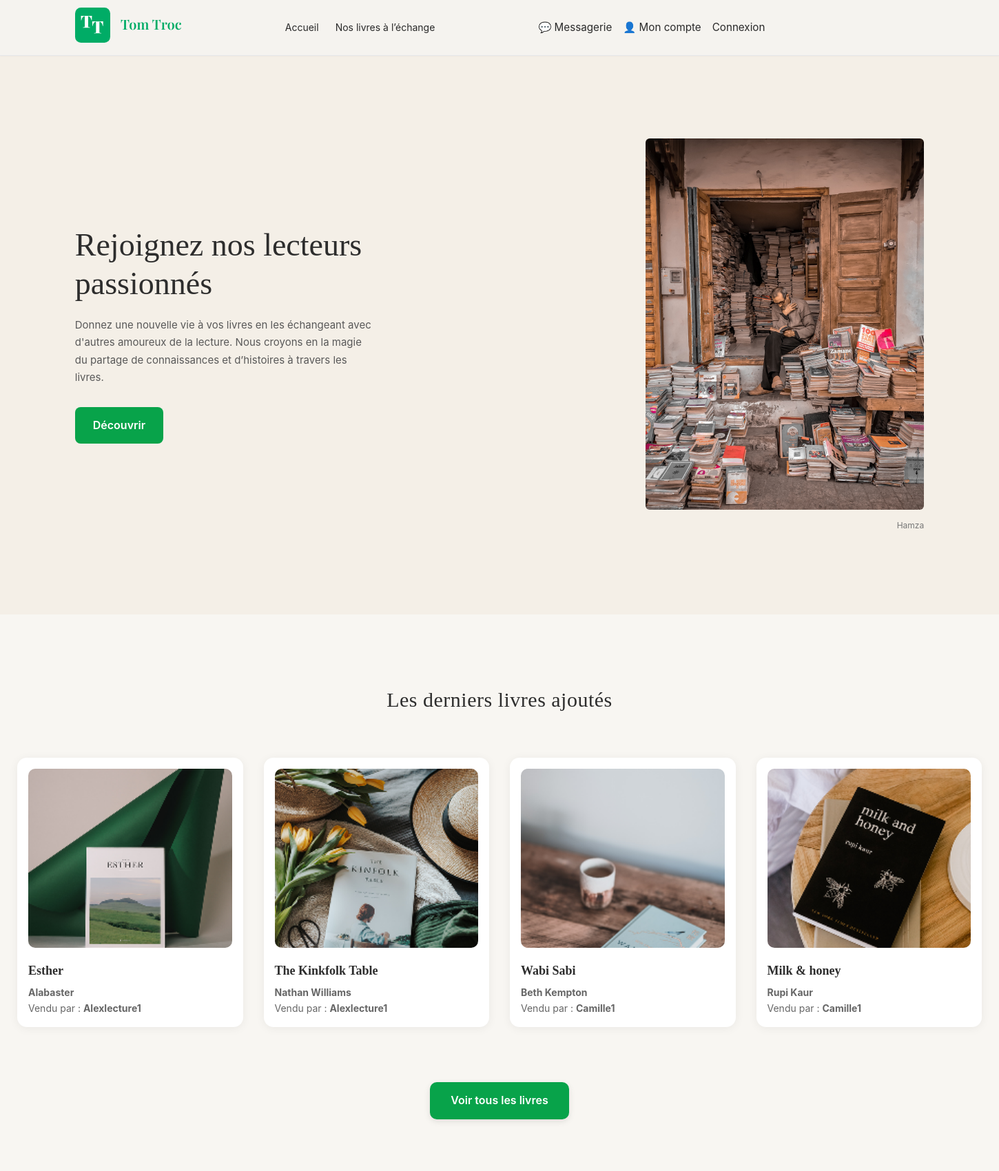
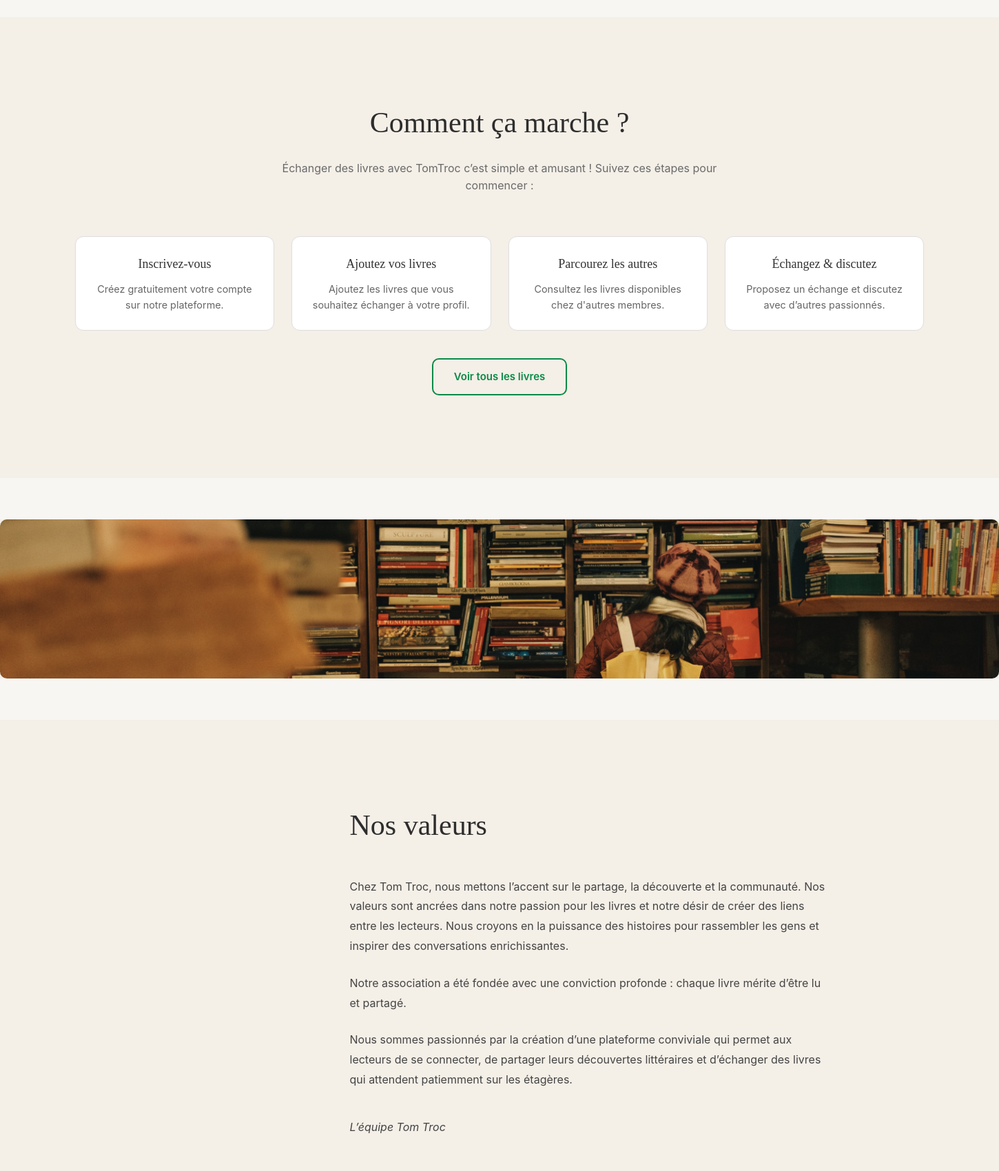
The page / (upper part) on the database its author committed (2 pictures, top to bottom).
### tables this page shows
CREATE TABLE `library` (
  `book_id` int(11) NOT NULL,
  `user_t_id` int(11) NOT NULL,
  `title` varchar(255) NOT NULL,
  `author` varchar(255) NOT NULL,
  `image` varchar(255) DEFAULT NULL,
  `content` text NOT NULL,
  `is_enabled` tinyint(1) NOT NULL,
  `date_creation` datetime DEFAULT current_timestamp(),
  `date_update` datetime DEFAULT current_timestamp()
);

CREATE TABLE `user_t` (
  `user_t_id` int(11) NOT NULL,
  `email` varchar(255) NOT NULL,
  `password` varchar(255) NOT NULL,
  `nickname` varchar(100) NOT NULL,
  `image` varchar(255) DEFAULT 'img/default-user.png',
  `date_creation` datetime DEFAULT current_timestamp()
);

### controllers/LibraryController.php (called while the page is built, shortened)
<?php
class LibraryController extends BaseController {
    private LibraryManager $manager;
    public function __construct(PDO $dbConnection) {
        $this->manager = new LibraryManager($dbConnection);
    }
    public function home(): void {
        $books = $this->manager->getLastBooks(4);
        require ROOT_PATH . '/views/templates/header.php';
        require ROOT_PATH . '/views/templates/home.php';
        require ROOT_PATH . '/views/templates/footer.php';
    }
}

### config/autoload.php (called while the page is built, shortened)
<?php
spl_autoload_register(function ($class) {
    $directories = [
        ROOT_PATH . '/controllers/',
        ROOT_PATH . '/models/',
    ];
    foreach ($directories as $directory) {
        $file = $directory . $class . '.php';
        if (file_exists($file)) {
            return;
        }
    }
});

### models/LibraryManager.php (called while the page is built, shortened)
<?php
class LibraryManager {
    private PDO $pdo;
    public function __construct(PDO $pdo) {
        $this->pdo = $pdo;
    }
    public function getLastBooks(int $limit = 4): array {
        $limit = (int) $limit;
        $sql = "
            SELECT
                l.book_id,
                l.user_t_id,
                l.title,
                l.author,
                l.image,
                l.content,
                l.is_enabled,
                l.date_creation,
                l.date_update,
                u.nickname
            FROM library l
            JOIN user_t u ON l.user_t_id = u.user_t_id
            ORDER BY l.date_creation DESC
            LIMIT $limit
        ";
        $stmt = $this->pdo->prepare($sql);
        $stmt->execute();
        $books = [];
        while ($row = $stmt->fetch(PDO::FETCH_ASSOC)) {
            $books[] = new Library($row);
        }
        return $books;
    }
}

### models/Library.php (called while the page is built, shortened)
<?php
class Library {
    private int $book_id;
    private string $title;
    private string $author;
    private string $image;
    private ?string $nickname = null;
    public function __construct(array $data) {
        $this->book_id = $data['book_id'];
        $this->title = $data['title'];
        $this->author = $data['author'];
        $this->image = $data['image'] ?? 'img/defaultbook.png';
        $this->nickname = $data['nickname'] ?? null;
    }
    public function getBookId(): int { return $this->book_id; }
    public function getTitle(): string { return $this->title; }
    public function getAuthor(): string { return $this->author; }
    public function getImage(): string { return $this->image; }
    public function getNickname(): ?string { return $this->nickname; }
}

### views/templates/home.php (the view, shortened to what this page needs)
<main class="home hero">
    <div class="contenair hero-content">
    <div class="hero-text">
        <h2>Rejoignez nos lecteurs passionnés</h2>
        <p>
            Donnez une nouvelle vie à vos livres en les échangeant avec d'autres amoureux de la lecture.
            Nous croyons en la magie du partage de connaissances et d’histoires à travers les livres.
        </p>
        <a href="index.php?page=booklist" class="btn">Découvrir</a>
    </div>
    <div class="hero-image">
        <img src="img/hamza-nouasria-KXrvPthkmYQ-unsplash 1.png" alt="Image page accueil" />
        <div class="image-author">Hamza</div>
    </div>
    </div>
</main>
<section class="books container">
    <h3>Les derniers livres ajoutés</h3>
    <div class="books-grid">
        <?php if (!empty($books)): ?>
            <?php foreach ($books as $book): ?>
                <div class="book-card">
                    <a href="index.php?page=detail&book_id=<?= htmlspecialchars($book->getBookId()) ?>">
                        <img src="<?= htmlspecialchars($book->getImage()) ?>" alt="<?= htmlspecialchars($book->getTitle()) ?>" class="book-image" />
                    </a>
                    <h4><?= htmlspecialchars($book->getTitle()) ?></h4>
                    <p> <strong><?= htmlspecialchars($book->getAuthor()) ?></strong></p>
                    <p>Vendu par : <strong><?= htmlspecialchars($book->getNickname()) ?></strong></p>
                </div>
            <?php endforeach; ?>
        <?php else: ?>
            <p>Aucun livre disponible pour le moment.</p>
        <?php endif; ?>
    </div>
    <a href="index.php?page=booklist" class="view-all-btn">Voir tous les livres</a>
</section>
<section class="how-it-works">
    <div class="container">
    <h2>Comment ça marche ?</h2>
    <p class="how-subtitle">
        Échanger des livres avec TomTroc c’est simple et amusant ! Suivez ces étapes pour commencer :
    </p>
    <div class="how-grid">
        <div class="how-card">
            <h4>Inscrivez-vous</h4>
            <p>Créez gratuitement votre compte sur notre plateforme.</p>
        </div>
        <div class="how-card highlight">
            <h4>Ajoutez vos livres</h4>
            <p>Ajoutez les livres que vous souhaitez échanger à votre profil.</p>
        </div>
        <div class="how-card">
            <h4>Parcourez les autres</h4>
            <p>Consultez les livres disponibles chez d'autres membres.</p>
        </div>
        <div class="how-card">
            <h4>Échangez & discutez</h4>
            <p>Proposez un échange et discutez avec d’autres passionnés.</p>
        </div>
    </div>
    <a href="index.php?page=booklist" class="btn btn-center">Voir tous les livres</a>
</section>
<section class="banner-image">
    <img src="img/banner.png" alt="Bannière bibliothèque" />
</section>
<section class="values">
    <div class="container">
        <h2>Nos valeurs</h2>
        <p>
            Chez Tom Troc, nous mettons l’accent sur le partage, la découverte et la communauté.
            Nos valeurs sont ancrées dans notre passion pour les livres et notre désir de créer des liens entre les lecteurs.
            Nous croyons en la puissance des histoires pour rassembler les gens et inspirer des conversations enrichissantes.
        </p>
        <p>
         Notre association a été fondée avec une conviction profonde : chaque livre mérite d’être lu et partagé.
        </p>
        <p>
            Nous sommes passionnés par la création d’une plateforme conviviale qui permet aux lecteurs de se connecter,
            de partager leurs découvertes littéraires et d’échanger des livres qui attendent patiemment sur les étagères.
        </p>
        <p class="values-signature">L’équipe Tom Troc</p>
    </div>
</section>

### css/style.css (style rules this page uses)
* { margin: 0; padding: 0; box-sizing: border-box; }
body { background-color: #ffffff; font-family: 'Inter', sans-serif; line-height: 1.6; color: #2d2d2d; }
h1, h2, h3, h4 { font-family: "Playfair Display", serif; font-weight: 600; }
body { font-family: "Inter", sans-serif; margin: 0; background: #F8F6F2; }
.container { width: 85%; max-width: 1400px; margin: auto; }
.home.hero { width: 100%; background: #f4efe7; padding: 120px 0; display: flex; justify-content: center; }
.hero-content { display: flex; justify-content: space-between; align-items: center; width: 85%; max-width: 1400px; }
.hero-text h2 { font-family: "Playfair Display", serif; font-size: 46px; font-weight: 500; line-height: 1.2; margin-bottom: 20px; max-width: 430px; }
.hero-text p { max-width: 430px; font-size: 15px; color: #595959; line-height: 1.7; margin-bottom: 30px; }
.btn { display: inline-block; padding: 14px 26px; background: #08A34A; color: #fff; border-radius: 8px; font-weight: 600; text-decoration: none; }
.hero-image img { width: 100%; border-radius: 6px; object-fit: cover; }
.image-author { font-size: 12px; margin-top: 5px; color: #777; text-align: right; }
.books { background: faf8f3; padding: 100px 0; width: 100%; text-align: center; }
.books h3 { font-family: "Playfair Display", serif; font-size: 30px; margin-bottom: 60px; font-weight: 500; letter-spacing: 0.5px; }
.books-grid { display: grid; grid-template-columns: repeat(4, 1fr); gap: 30px; margin-bottom: 60px; }
.book-card { background: #fff; padding: 16px; border-radius: 14px; box-shadow: 0 2px 14px rgba(0,0,0,0.06); text-align: left; transition: 0.25s ease; }
.book-image { width: 100%; height: 260px; object-fit: cover; border-radius: 10px; }
.book-card h4 { margin: 12px 0 6px 0; font-size: 18px; font-weight: 600; }
.book-card p { font-size: 14px; color: #666; }
.view-all-btn { display: inline-block; margin-top: 20px; padding: 14px 30px; background: #08A34A; color: #fff; border-radius: 10px; font-weight: 600; text-decoration: none; box-shadow: 0 3px 10px rgba(0,0,0,0.1); }
.how-it-works { width: 100%; background: #f4efe7; padding: 120px 0; text-align: center; }
.how-it-works .container { max-width: 1400px; width: 85%; margin: auto; }
.how-it-works h2 { font-family: "Playfair Display", serif; font-size: 42px; font-weight: 500; margin-bottom: 20px; }
.how-subtitle { font-size: 16px; max-width: 700px; margin: 0 auto 60px; color: #6a6a6a; text-align: center; }
.how-grid { display: grid; grid-template-columns: repeat(4, 1fr); gap: 25px; margin-bottom: 40px; }
.how-card { padding: 25px; border-radius: 12px; border: 1px solid #dedede; background: white; transition: all 0.3s ease-in-out; }
.how-card h4 { font-size: 18px; font-weight: 200; margin-bottom: 10px; color: #333; }
.how-card p { color: #666; font-size: 0.9rem; }
.btn-center { display: inline-block; padding: 13px 30px; border: 2px solid #0A8A47; color: #0A8A47; background: transparent; border-radius: 10px; font-weight: 600; text-decoration: none; transition: 0.3s ease; font-size: 15px; }
.banner-image { width: 100%; margin: 60px 0; overflow: hidden; background: #f4efe7; }
.banner-image img { width: 100%; height: auto; display: block; border-radius: 10px; object-fit: cover; background: #f4efe7; }
.values { width: 100%; background: #f4efe7; padding: 120px 0; }
.values .container { max-width: 1200px; margin-left: 35%; width: 85%; }
.values h2 { font-family: "Playfair Display", serif; font-size: 42px; margin-bottom: 40px; font-weight: 500; }
.values p { font-size: 16px; line-height: 1.8; max-width: 700px; color: #444; margin-bottom: 25px; }
.values-signature { font-style: italic; margin-top: 40px; color: #A6A6A6; }

### rows shown on the page
library: image+title (picture), title "Esther", author "Alabaster", user_t.nickname "Alexlecture1"
library: image (picture), title "The Kinkfolk Table", author "Nathan Williams", user_t.nickname "Alexlecture1"
library: image (picture), title "Wabi Sabi", author "Beth Kempton", user_t.nickname "Camille1"
library: image (picture), title "Milk & honey", author "Rupi Kaur", user_t.nickname "Camille1"
